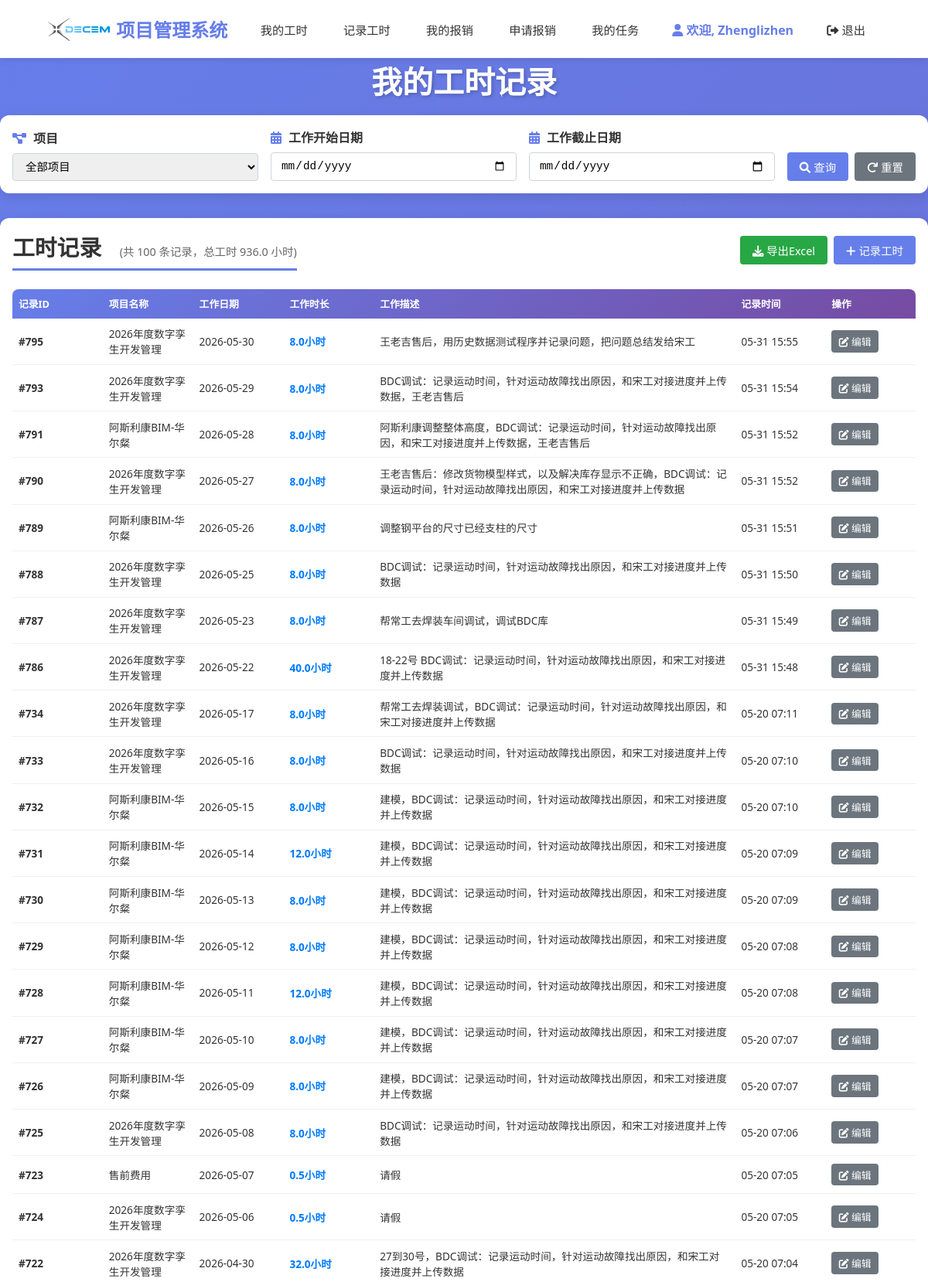
The page /worklogs (signed in, upper part) on the database its author committed.
### models.py (models this page shows, shortened)
class User(UserMixin, db.Model):
    __tablename__ = "users"
    id = db.Column(db.Integer, primary_key=True, autoincrement=True)
    username = db.Column(db.String(80), unique=True, nullable=False)
    password_hash = db.Column(db.String(120), nullable=False)
    role = db.Column(db.String(20), nullable=False)  # 'admin', 'finance', 'developer', 'project_manager'
    created_at = db.Column(db.DateTime, default=datetime.now)
    default_hourly_rate = db.Column(db.Numeric(10, 2), nullable=True)  # 默认工时费用
    ROLE_ADMIN = 'admin'
    ROLE_FINANCE = 'finance'
    ROLE_DEVELOPER = 'developer'
    ROLE_PROJECT_MANAGER = 'project_manager'
    def is_admin(self):
        return self.role == self.ROLE_ADMIN
    def is_developer(self):
        return self.role == self.ROLE_DEVELOPER
    def is_project_manager(self):
        return self.role == self.ROLE_PROJECT_MANAGER
    def has_full_access(self):
        return self.role in [self.ROLE_ADMIN, self.ROLE_FINANCE]

class WorkLog(db.Model):
    __tablename__ = "work_logs"
    id = db.Column(db.Integer, primary_key=True, autoincrement=True)
    user_id = db.Column(db.Integer, db.ForeignKey('users.id'), nullable=False)
    project_id = db.Column(db.Integer, db.ForeignKey('projects.id'), nullable=False)
    date = db.Column(db.Date, nullable=False)
    hours = db.Column(db.Float, nullable=False)
    description = db.Column(db.Text)
    created_at = db.Column(db.DateTime, default=datetime.now)
    user = db.relationship('User', backref=db.backref('work_logs', lazy=True))
    project = db.relationship('Project', backref=db.backref('work_logs', lazy=True))

class Project(db.Model):
    __tablename__ = "projects"
    id = db.Column(db.Integer, primary_key=True, autoincrement=True)
    project_number = db.Column(db.String(20), unique=True, nullable=True)  # 项目编号
    name = db.Column(db.String(200), nullable=False)
    manager = db.Column(db.String(100), nullable=False)
    start_date = db.Column(db.Date, nullable=True)
    planned_end_date = db.Column(db.Date, nullable=True)
    contract_signing_date = db.Column(db.Date, nullable=True)  # 合同签订日期
    estimated_hours = db.Column(db.Float, nullable=True)  # 预计开发工时
    contract_amount = db.Column(db.Numeric(14, 2), nullable=True)
    status = db.Column(db.String(20), nullable=False, default='启动中')  # 项目状态
    payment_method = db.Column(db.String(50), nullable=True)  # 付款方式
    acceptance_date = db.Column(db.Date, nullable=True)  # 验收日期
    settlement_date = db.Column(db.Date, nullable=True)  # 结算日期
    invoice_stage = db.Column(db.String(20), nullable=True, default='未开')  # 当前发票开具阶段
    invoice_date = db.Column(db.Date, nullable=True)  # 开票日期
    invoice_amount = db.Column(db.Numeric(14, 2), nullable=True)  # 发票金额(含税)
    invoice_file = db.Column(db.String(500), nullable=True)  # 发票文件路径
    invoice_notes = db.Column(db.Text, nullable=True)  # 开票备注
    contract_amount_with_tax = db.Column(db.Numeric(14, 2), nullable=True)  # 合同金额含税
    contract_amount_without_tax = db.Column(db.Numeric(14, 2), nullable=True)  # 合同金额
    payment_received = db.Column(db.Numeric(14, 2), nullable=True)  # 回款金额(含税)
    remaining_amount = db.Column(db.Numeric(14, 2), nullable=True)  # 剩余金额
    project_type = db.Column(db.String(50), nullable=True)  # 项目类型
    customer_name = db.Column(db.String(200), nullable=True)  # 客户名称
    final_customer = db.Column(db.String(200), nullable=True)  # 最终客户
    po_number = db.Column(db.String(100), nullable=True)  # PO号
    contract_file = db.Column(db.String(500), nullable=True)  # 合同文件路径
    created_at = db.Column(db.DateTime, default=datetime.now)
    outsourcing_cost = db.Column(db.Numeric(10, 2), default=0)  # 外包费用(含税)
    outsourcing_cost_without_tax = db.Column(db.Numeric(10, 2), default=0)  # 外包费用(不含税)
    supplier_name = db.Column(db.String(200), nullable=True)  # 供应商名称
    supplier_invoice_issued = db.Column(db.Boolean, default=False)  # 供应商发票是否开具
    supplier_pending_amount = db.Column(db.Numeric(10, 2), default=0)  # 供应商待付金额(不含税)
    outsourcing_cost_notes = db.Column(db.Text)  # 外包费用备注
    indirect_cost = db.Column(db.Numeric(10, 2), default=0)  # 间接成本
    indirect_cost_notes = db.Column(db.Text)  # 间接成本备注
    stage_payment_notes = db.Column(db.Text)  # 阶段付款备注
    payment_amount_notes = db.Column(db.Text)  # 回款金额备注
    invoice_amount_issued = db.Column(db.Numeric(14, 2), default=0)  # 已开发票金额
    current_invoice_amount = db.Column(db.Numeric(14, 2), default=0)  # 当前发票金额
    accounts_receivable = db.Column(db.Numeric(14, 2), default=0)  # 应收账款
    area = db.Column(db.Numeric(10, 2), nullable=True)  # 面积
    unit_price = db.Column(db.Numeric(10, 2), nullable=True)  # 单价
    values = db.relationship('ProjectCustomFieldValue', backref='project', lazy='dynamic', cascade='all, delete-orphan')
    invoice_files = db.relationship('InvoiceFile', backref='project', lazy=True, cascade='all, delete-orphan')
    STATUS_CHOICES = [
        ('启动中', '启动中'),
        ('进行中', '进行中'),
        ('暂停', '暂停'),
        ('验收中', '验收中'),
        ('验收待回款', '验收待回款'),
        ('结算', '结算')
    ]
    PAYMENT_METHOD_CHOICES = [
        ('验收后全款', '验收后全款'),
        ('分阶段付款（3/5/2）', '分阶段付款（3/5/2）'),
        ('分阶段付款（3/6/1）', '分阶段付款（3/6/1）'),
        ('分阶段付款（3/4/3）', '分阶段付款（3/4/3）'),
        ('分阶段付款（5/5）', '分阶段付款（5/5）'),
        ('分阶段付款（3/7）', '分阶段付款（3/7）'),
        ('分阶段付款（4/6）', '分阶段付款（4/6）'),
        ('按小时付款', '按小时付款')
    ]
    PROJECT_TYPE_CHOICES = [
        ('物流仿真', '物流仿真'),
        ('机器人仿真', '机器人仿真'),
        ('工艺规划', '工艺规划'),
        ('物流规划', '物流规划'),
        ('动画', '动画'),
        ('激光扫描', '激光扫描'),
        ('数字孪生', '数字孪生'),
        ('虚拟调试', '虚拟调试')
    ]
    INVOICE_STAGE_CHOICES = [
        ('未开', '未开'),
        ('预付款', '预付款'),
        ('第二阶段', '第二阶段'),
        ('第三阶段', '第三阶段'),
        ('第四阶段', '第四阶段'),
        ('尾款', '尾款')
    ]

### app.py (the view)
@app.route("/worklogs")
@login_required
def worklog_list():
    user_id = request.args.get('user_id', type=int)
    project_id = request.args.get('project_id', type=int)
    start_date = request.args.get('start_date')
    end_date = request.args.get('end_date')
    query = WorkLog.query
    if current_user.is_developer():
        query = query.filter_by(user_id=current_user.id)
    elif current_user.is_project_manager():
        accessible_project_ids = current_user.get_accessible_project_ids()
        if accessible_project_ids:
            query = query.filter(WorkLog.project_id.in_(accessible_project_ids))
        else:
            query = query.filter(WorkLog.id == -1)
    if user_id:
        query = query.filter_by(user_id=user_id)
    if project_id:
        query = query.filter_by(project_id=project_id)
    if start_date:
        try:
            start_date_obj = datetime.strptime(start_date, '%Y-%m-%d').date()
            query = query.filter(WorkLog.date >= start_date_obj)
        except ValueError:
            pass
    if end_date:
        try:
            end_date_obj = datetime.strptime(end_date, '%Y-%m-%d').date()
            query = query.filter(WorkLog.date <= end_date_obj)
        except ValueError:
            pass
    worklogs = query.order_by(WorkLog.date.desc(), WorkLog.created_at.desc()).all()
    users = User.query.filter_by(role=User.ROLE_DEVELOPER).all() if (current_user.has_full_access() or current_user.is_project_manager()) else []
    if current_user.has_full_access():
        projects = Project.query.all()
    elif current_user.is_project_manager():
        accessible_project_ids = current_user.get_accessible_project_ids()
        projects = Project.query.filter(Project.id.in_(accessible_project_ids)).all() if accessible_project_ids else []
    else:
        projects = Project.query.join(ProjectAssignment).filter(
            ProjectAssignment.user_id == current_user.id
        ).all()
    return render_template(
        "worklog_list.html",
        worklogs=worklogs,
        users=users,
        projects=projects,
        selected_user_id=user_id,
        selected_project_id=project_id,
        start_date=start_date,
        end_date=end_date
    )

### templates/worklog_list.html (shortened to what this page needs)
{% extends "base.html" %}
{% block content %}
<h1 class="page-title" style="margin-bottom: 1rem;">
    {% if current_user.is_admin() or current_user.is_project_manager() %}
        工时记录管理
    {% else %}
        我的工时记录
    {% endif %}
</h1>
<div class="card" style="margin-bottom: 2rem;">
    <form method="GET" action="{{ url_for('worklog_list') }}" style="display: flex; gap: 1rem; align-items: flex-end; flex-wrap: wrap;">
        <div class="form-group" style="flex: 1; min-width: 200px; margin-bottom: 0;">
            <label class="form-label" style="display: block; margin-bottom: 0.5rem; font-weight: 600; color: #333;">
                <i class="fas fa-project-diagram" style="color: #667eea; margin-right: 0.3rem;"></i>
                项目
            </label>
            <select name="project_id" class="form-control" style="width: 100%;">
                <option value="">全部项目</option>
            </select>
        </div>
        <div class="form-group" style="flex: 1; min-width: 200px; margin-bottom: 0;">
            <label class="form-label" style="display: block; margin-bottom: 0.5rem; font-weight: 600; color: #333;">
                <i class="fas fa-calendar-alt" style="color: #667eea; margin-right: 0.3rem;"></i>
                工作开始日期
            </label>
            <input type="date" name="start_date" class="form-control" style="width: 100%;" value="{{ start_date or '' }}">
        </div>
        <div class="form-group" style="flex: 1; min-width: 200px; margin-bottom: 0;">
            <label class="form-label" style="display: block; margin-bottom: 0.5rem; font-weight: 600; color: #333;">
                <i class="fas fa-calendar-alt" style="color: #667eea; margin-right: 0.3rem;"></i>
                工作截止日期
            </label>
            <input type="date" name="end_date" class="form-control" style="width: 100%;" value="{{ end_date or '' }}">
        </div>
        <div style="display: flex; gap: 0.5rem;">
            <button type="submit" class="btn btn-primary" style="white-space: nowrap;">
                <i class="fas fa-search"></i> 查询
            </button>
            <a href="{{ url_for('worklog_list') }}" class="btn btn-secondary" style="white-space: nowrap;">
                <i class="fas fa-redo"></i> 重置
            </a>
        </div>
    </form>
</div>
<div class="card">
    <div style="display: flex; justify-content: space-between; align-items: center; margin-bottom: 1.5rem;">
        <h2 style="margin: 0; color: #333;">
            工时记录
            <span style="color: #666; font-size: 0.9rem; font-weight: normal; margin-left: 1rem;">
                (共 {{ worklogs|length }} 条记录，总工时 {{ "%.1f"|format(worklogs|sum(attribute='hours') or 0) }} 小时)
            </span>
        </h2>
        <div style="display: flex; gap: 0.5rem; align-items: center;">
            {% if worklogs and (current_user.is_admin() or current_user.is_project_manager() or current_user.is_developer()) %}
                <a href="{{ url_for('export_worklogs', user_id=selected_user_id or '', project_id=selected_project_id or '', start_date=start_date or '', end_date=end_date or '') }}" class="btn btn-success" title="导出当前查询结果为Excel">
                    <i class="fas fa-download"></i> 导出Excel
                </a>
            {% endif %}
            {% if current_user.is_developer() %}
                <a href="{{ url_for('create_worklog') }}" class="btn btn-primary">
                    <i class="fas fa-plus"></i> 记录工时
                </a>
            {% endif %}
        </div>
    </div>
    {% if worklogs %}
    <div class="table-container">
        <table class="project-table">
            <thead>
                <tr>
                    <th>记录ID</th>
                    <th>项目名称</th>
                    <th>工作日期</th>
                    <th>工作时长</th>
                    <th style="width: 40%;">工作描述</th>
                    <th>记录时间</th>
                    <th>操作</th>
                </tr>
            </thead>
            <tbody>
                {% for log in worklogs %}
                <tr>
                    <td><strong>#{{ log.id }}</strong></td>
                    <td>{{ log.project.name }}</td>
                    <td>{{ log.date.strftime('%Y-%m-%d') }}</td>
                    <td><strong style="color: #007bff;">{{ log.hours }}小时</strong></td>
                    <td class="description-cell">
                        {% if log.description %}
                            <div>
                                {{ log.description }}
                            </div>
                        {% else %}
                            <span style="color: #999;">无描述</span>
                        {% endif %}
                    </td>
                    <td>{{ log.created_at.strftime('%m-%d %H:%M') }}</td>
                    <td>
                        {% if current_user.id == log.user_id or current_user.is_admin() %}
                            <a href="{{ url_for('edit_worklog', worklog_id=log.id) }}" class="btn btn-sm btn-secondary" style="font-size: 0.8rem; padding: 0.3rem 0.6rem;">
                                <i class="fas fa-edit"></i> 编辑
                            </a>
                        {% endif %}
                    </td>
                </tr>
                {% endfor %}
            </tbody>
        </table>
    </div>
    {% endif %}
</div>
{% endblock %}

### templates/base.html (shortened to what this page needs)
<!DOCTYPE html>
<html lang="zh-CN">
<head>
    <link rel="stylesheet" href="{{ url_for('static', filename='style.css') }}">
    <link rel="stylesheet" href="https://cdnjs.cloudflare.com/ajax/libs/font-awesome/6.0.0/css/all.min.css">
</head>
<body>
        <header class="header">
            <div class="header-content">
                <a href="{{ url_for('index') }}" class="logo">
                    <img src="{{ url_for('static', filename='DEME.png') }}" alt="十致项目管理系统" style="height: 30px;"> 项目管理系统
                </a>
                <nav class="nav">
                    {% if current_user.is_authenticated %}
                        {% if current_user.has_full_access() %}
                            <a href="{{ url_for('index') }}">项目列表</a>
                            <a href="{{ url_for('create_project') }}">添加项目</a>
                            <a href="{{ url_for('user_list') }}">用户管理</a>
                            <a href="{{ url_for('worklog_list') }}">工时记录</a>
                            <a href="{{ url_for('expense_list') }}">报销管理</a>
                            <a href="{{ url_for('task_list') }}">我的任务</a>
                            <a href="{{ url_for('operation_logs') }}" class="nav-link">操作日志</a>
                        {% elif current_user.is_project_manager() %}
                            <a href="{{ url_for('index') }}">我的项目</a>
                            <a href="{{ url_for('worklog_list') }}">工时记录</a>
                            <a href="{{ url_for('expense_list') }}">报销记录</a>
                            <a href="{{ url_for('task_list') }}">我的任务</a>
                        {% elif current_user.is_developer() %}
                            <a href="{{ url_for('worklog_list') }}">我的工时</a>
                            <a href="{{ url_for('create_worklog') }}">记录工时</a>
                            <a href="{{ url_for('expense_list') }}">我的报销</a>
                            <a href="{{ url_for('expense_create') }}">申请报销</a>
                            <a href="{{ url_for('task_list') }}">我的任务</a>
                        {% endif %}
                        <span><i class="fas fa-user"></i> 欢迎, {{ current_user.username }}</span>
                        <a href="{{ url_for('logout') }}"><i class="fas fa-sign-out-alt"></i> 退出</a>
                    {% endif %}
                </nav>
            </div>
        </header>
    <div class="cibtauber">
        <main class="main-content">
            {% block content %}{% endblock %}
        </main>
    </div>
</body>
</html>

### rows shown on the page
User: username "Zhenglizhen"
WorkLog: id "795", project.name "2026年度数字孪生开发管理", date "2026-05-30", hours "8.0", description "王老吉售后，用历史数据测试程序并记录问题，把问题总结发给宋工", created_at "05-31 15:55"
WorkLog: id "793", project.name "2026年度数字孪生开发管理", date "2026-05-29", hours "8.0", description "BDC调试：记录运动时间，针对运动故障找出原因，和宋工对接进度并上传数据，王老吉售后", created_at "05-31 15:54"
WorkLog: id "791", project.name "阿斯利康BIM-华尔粲", date "2026-05-28", hours "8.0", description "阿斯利康调整整体高度，BDC调试：记录运动时间，针对运动故障找出原因，和宋工对接进度并上传数据，王老吉售后", created_at "05-31 15:52"
WorkLog: id "790", project.name "2026年度数字孪生开发管理", date "2026-05-27", hours "8.0", description "王老吉售后：修改货物模型样式，以及解决库存显示不正确，BDC调试：记录运动时间，针对运动故障找出原因，和宋工对接进度并上传数据", created_at "05-31 15:52"
WorkLog: id "789", project.name "阿斯利康BIM-华尔粲", date "2026-05-26", hours "8.0", description "调整钢平台的尺寸已经支柱的尺寸", created_at "05-31 15:51"
WorkLog: id "788", project.name "2026年度数字孪生开发管理", date "2026-05-25", hours "8.0", description "BDC调试：记录运动时间，针对运动故障找出原因，和宋工对接进度并上传数据", created_at "05-31 15:50"
WorkLog: id "787", project.name "2026年度数字孪生开发管理", date "2026-05-23", hours "8.0", description "帮常工去焊装车间调试，调试BDC库", created_at "05-31 15:49"
WorkLog: id "786", project.name "2026年度数字孪生开发管理", date "2026-05-22", hours "40.0", description "18-22号 BDC调试：记录运动时间，针对运动故障找出原因，和宋工对接进度并上传数据", created_at "05-31 15:48"
WorkLog: id "734", project.name "2026年度数字孪生开发管理", date "2026-05-17", hours "8.0", description "帮常工去焊装调试，BDC调试：记录运动时间，针对运动故障找出原因，和宋工对接进度并上传数据", created_at "05-20 07:11"
WorkLog: id "733", project.name "2026年度数字孪生开发管理", date "2026-05-16", hours "8.0", description "BDC调试：记录运动时间，针对运动故障找出原因，和宋工对接进度并上传数据", created_at "05-20 07:10"
WorkLog: id "732", project.name "阿斯利康BIM-华尔粲", date "2026-05-15", hours "8.0", description "建模，BDC调试：记录运动时间，针对运动故障找出原因，和宋工对接进度并上传数据", created_at "05-20 07:10"
WorkLog: id "731", project.name "阿斯利康BIM-华尔粲", date "2026-05-14", hours "12.0", description "建模，BDC调试：记录运动时间，针对运动故障找出原因，和宋工对接进度并上传数据", created_at "05-20 07:09"
WorkLog: id "730", project.name "阿斯利康BIM-华尔粲", date "2026-05-13", hours "8.0", description "建模，BDC调试：记录运动时间，针对运动故障找出原因，和宋工对接进度并上传数据", created_at "05-20 07:09"
WorkLog: id "729", project.name "阿斯利康BIM-华尔粲", date "2026-05-12", hours "8.0", description "建模，BDC调试：记录运动时间，针对运动故障找出原因，和宋工对接进度并上传数据", created_at "05-20 07:08"
WorkLog: id "728", project.name "阿斯利康BIM-华尔粲", date "2026-05-11", hours "12.0", description "建模，BDC调试：记录运动时间，针对运动故障找出原因，和宋工对接进度并上传数据", created_at "05-20 07:08"
WorkLog: id "727", project.name "阿斯利康BIM-华尔粲", date "2026-05-10", hours "8.0", description "建模，BDC调试：记录运动时间，针对运动故障找出原因，和宋工对接进度并上传数据", created_at "05-20 07:07"
WorkLog: id "726", project.name "阿斯利康BIM-华尔粲", date "2026-05-09", hours "8.0", description "建模，BDC调试：记录运动时间，针对运动故障找出原因，和宋工对接进度并上传数据", created_at "05-20 07:07"
WorkLog: id "725", project.name "2026年度数字孪生开发管理", date "2026-05-08", hours "8.0", description "BDC调试：记录运动时间，针对运动故障找出原因，和宋工对接进度并上传数据", created_at "05-20 07:06"
WorkLog: id "723", project.name "售前费用", date "2026-05-07", hours "0.5", description "请假", created_at "05-20 07:05"
WorkLog: id "724", project.name "2026年度数字孪生开发管理", date "2026-05-06", hours "0.5", description "请假", created_at "05-20 07:05"
WorkLog: id "722", project.name "2026年度数字孪生开发管理", date "2026-04-30", hours "32.0", description "27到30号，BDC调试：记录运动时间，针对运动故障找出原因，和宋工对接进度并上传数据", created_at "05-20 07:04"

### other values the page prints
{{ worklogs|length }} "100"
{{ "%.1f"|format(worklogs|sum(attribute='hours') or 0) }} "936.0"
